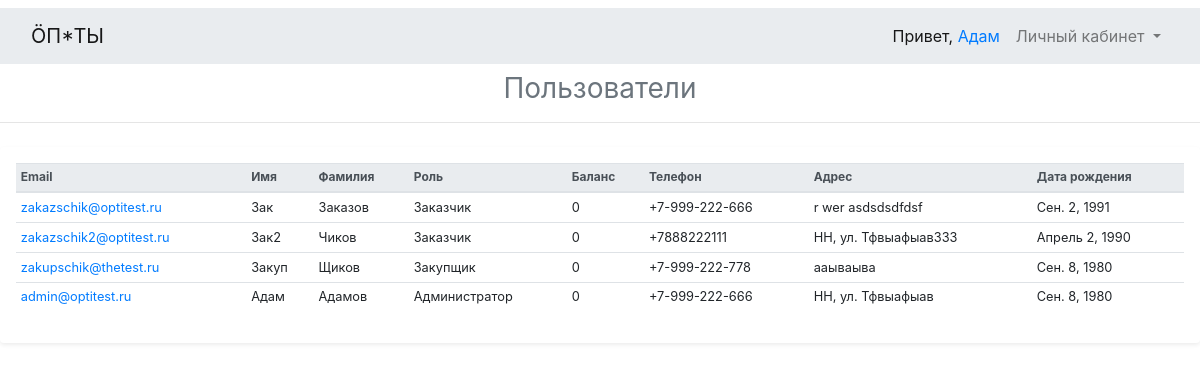
The app's page /users/ (signed in) with its own data.
### main/models.py (models this page shows, shortened)
class User(AbstractUser):
    USERNAME_FIELD = 'email'
    REQUIRED_FIELDS = []
    username = None
    email = models.EmailField('Email', unique=True)
    phone = models.CharField('Телефон', max_length=20)
    delivery_address = models.CharField('Адрес доставки', max_length=255)
    birth_date = models.DateField('Дата рождения', blank=True, default='')
    role = models.PositiveSmallIntegerField('Роль', choices=tuple(Roles), default=Roles.UNREGISTERED)
    objects = CustomUserManager()
    class Meta:
        ordering = ('role',)
    @property
    def role_to_string(self):
        return Roles[self.role]
    @property
    def balance(self):
        return sum(UserBalance.objects.filter(user=self).values_list('delta', flat=True))

### main/views.py (the view)
# urls.py: path('users/', main_views.UsersListView.as_view(), name='users'),
class UsersListView(LoginRolesRequiredViewMixin, CommonContextViewMixin, TemplateView):
    template_name = 'main/users_list.html'
    def get_context_data(self, **kwargs):
        context = super().get_context_data(**kwargs)
        context['users'] = _models.User.objects.all() if self.user.is_superuser else _models.User.objects.get_list()
        context['roles'] = Roles
        return context

### main/core/types.py (called while the page is built)
    def __getitem__(cls, item):
        return cls.__dict__['iter_items'][item]

### main/core/view_mixins.py (called while the page is built)
    def dispatch(self, request, *args, **kwargs):
        self.user = request.user
        if not self.user.is_authenticated:
            return self.handle_no_permission()
        if self.user.role not in self.allowed_roles and self.user.role != Roles.ADMINISTRATOR:
            return self.handle_no_permission()
        return super().dispatch(request, *args, **kwargs)

    def get_context_data(self, **kwargs):
        context = super().get_context_data(**kwargs)
        context['shop_title'] = SHOP_TITLE
        if self.user.is_authenticated:
            context['user_pk'] = self.user.pk
            context['email'] = self.user.email
            context['user_role'] = self.user.role
            context['roles'] = Roles
            context['user_is_authenticated'] = True
            context['user_first_name'] = self.user.first_name
            context['user_last_name'] = self.user.last_name
            context['MEDIA_URL'] = settings.MEDIA_URL
        return context

    def dispatch(self, request, *args, **kwargs):
        self.user = request.user
        return super().dispatch(request, *args, **kwargs)

### main/models.py (called while the page is built)
    def get_list(self, **kwargs):
        return User.objects.filter(is_staff=False, is_superuser=False, **kwargs)

### main/templates/main/users_list.html (shortened to what this page needs)
{% extends 'base.html' %}
{% block content %}
    <h3 class="font-weight-normal text-center text-muted" style="color: #6c757d">
        Пользователи
    </h3>
    <hr class="mb-4">
    <div class="container my-3 p-3 bg-white rounded shadow-sm">
        <table class="table table-sm table-hover ">
            <thead class="thead-light table-ts">
            <tr>
                <th scope="col">Email</th>
                <th scope="col">Имя</th>
                <th scope="col">Фамилия</th>
                <th scope="col">Роль</th>
                <th scope="col">Баланс</th>
                <th scope="col">Телефон</th>
                <th scope="col">Адрес</th>
                <th scope="col">Дата рождения</th>
            </tr>
            </thead>
            <tbody>
            {% for user in users %}
            <tr class="text-left small">
                <td><a href="{% url 'main:user_details' pk=user.pk %}">{{ user.email }}</a></td>
                <td>{{ user.first_name }}</td>
                <td>{{ user.last_name }}</td>
                <td>{{ user.role_to_string }} </td>
                <td> {{ user.balance }} </td>
                <td>{{ user.phone }}</td>
                <td>{{ user.delivery_address }}</td>
                <td>{{ user.birth_date }}</td>
            </tr>
            {% endfor %}
            </tbody>
        </table>
</div>
{% endblock content %}

### templates/base.html (shortened to what this page needs)
{% load static %}
<!DOCTYPE html>
<html lang="en">
<head>
    <link rel="stylesheet" href="{% static 'bootstrap-4.3.1-dist/css/bootstrap.min.css' %}"
>
    <link rel="stylesheet" href="{% static 'css/styles.css' %}">
</head>
<body>
    <nav class="navbar navbar-expand-lg navbar-light my-2 bg-lg">
    <div class="container">
        <a class="navbar-brand" href="{% url 'main:index' %}">{{ shop_title }}</a>
        <div id="navbarNavDropdown" class="navbar-collapse collapse">
            <ul class="navbar-nav">
                {% if user_is_authenticated %}
                    <li class="nav-item">
                        <div class="nav-link active">Привет,
                            <a href="{% url 'main:user_details' pk=user_pk %}">{{ user_first_name }}</a>
                        </div>
                    </li>
                    <li class="nav-item dropdown">
                        <a class="nav-link dropdown-toggle" href="#" id="navbarDropdownMenuLink" data-toggle="dropdown"
                           aria-haspopup="true" aria-expanded="false">
                            Личный кабинет
                        </a>
                    </li>
                {% else %}
                    <div class="btn-group my-2">
                        <a class="btn btn-sm btn-outline-secondary " href="{% url 'main:signup' %}">Регистрация</a>
                        <a class="btn btn-sm btn-outline-secondary" href="{% url 'main:login' %}">Войти</a>
                    </div>
                {% endif %}
            </ul>
        </div>
    </div>
</nav>
{% block content %}{% endblock %}
</body>
</html>

### main/static/css/styles.css (style rules this page uses)
.container { max-width: 1220px; }
.table-ts { font-size: 12px; }
.bg-lg { background-color: #e9ecef; }

### records on screen
User: first_name "Адам", email "admin@optitest.ru", last_name "Адамов", role_to_string "Администратор", balance "0", phone "+7-999-222-666", delivery_address "НН, ул. Тфвыафыав", birth_date "Сен. 8, 1980"
User: email "zakazschik@optitest.ru", first_name "Зак", last_name "Заказов", role_to_string "Заказчик", balance "0", phone "+7-999-222-666", delivery_address "r wer asdsdsdfdsf", birth_date "Сен. 2, 1991"
User: email "zakazschik2@optitest.ru", first_name "Зак2", last_name "Чиков", role_to_string "Заказчик", balance "0", phone "+7888222111", delivery_address "НН, ул. Тфвыафыав333", birth_date "Апрель 2, 1990"
User: email "zakupschik@thetest.ru", first_name "Закуп", last_name "Щиков", role_to_string "Закупщик", balance "0", phone "+7-999-222-778", delivery_address "ааываыва", birth_date "Сен. 8, 1980"

### other values on screen
{{ shop_title }} "ÖП*ТЫ"
